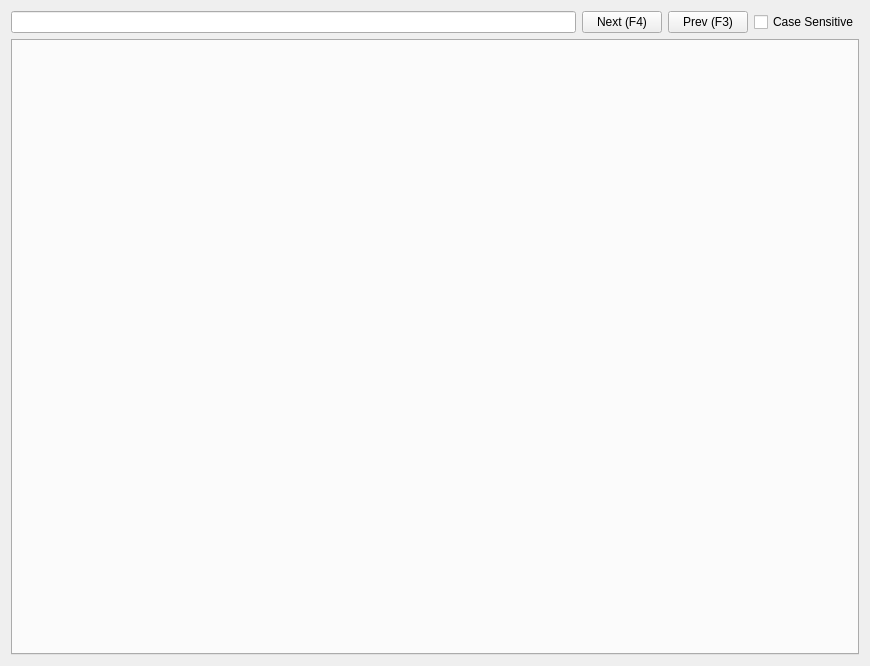
<?xml version="1.0" encoding="UTF-8"?>
<ui version="4.0">
 <class>SourceViewer</class>
 <widget class="QWidget" name="SourceViewer">
  <property name="windowModality">
   <enum>Qt::NonModal</enum>
  </property>
  <property name="geometry">
   <rect>
    <x>0</x>
    <y>0</y>
    <width>870</width>
    <height>666</height>
   </rect>
  </property>
  <property name="windowTitle">
   <string>sourceviewer</string>
  </property>
  <layout class="QVBoxLayout" name="verticalLayout_2">
   <item>
    <layout class="QVBoxLayout" name="verticalLayout">
     <item>
      <layout class="QHBoxLayout" name="horizontalLayout">
       <item>
        <widget class="QLineEdit" name="searchText"/>
       </item>
       <item>
        <widget class="QPushButton" name="nextBtn">
         <property name="text">
          <string>Next (F4)</string>
         </property>
        </widget>
       </item>
       <item>
        <widget class="QPushButton" name="prevBtn">
         <property name="text">
          <string>Prev (F3)</string>
         </property>
        </widget>
       </item>
       <item>
        <widget class="QCheckBox" name="caseSensitiveCheck">
         <property name="text">
          <string>Case Sensitive</string>
         </property>
        </widget>
       </item>
      </layout>
     </item>
     <item>
      <widget class="QTabWidget" name="tabWidget">
       <property name="currentIndex">
        <number>-1</number>
       </property>
      </widget>
     </item>
    </layout>
   </item>
  </layout>
 </widget>
 <layoutdefault spacing="6" margin="11"/>
 <resources/>
 <connections>
  <connection>
   <sender>nextBtn</sender>
   <signal>clicked()</signal>
   <receiver>SourceViewer</receiver>
   <slot>onClickedSearchNext()</slot>
   <hints>
    <hint type="sourcelabel">
     <x>494</x>
     <y>22</y>
    </hint>
    <hint type="destinationlabel">
     <x>328</x>
     <y>240</y>
    </hint>
   </hints>
  </connection>
  <connection>
   <sender>prevBtn</sender>
   <signal>clicked()</signal>
   <receiver>SourceViewer</receiver>
   <slot>onClickedSearchPrev()</slot>
   <hints>
    <hint type="sourcelabel">
     <x>413</x>
     <y>22</y>
    </hint>
    <hint type="destinationlabel">
     <x>328</x>
     <y>240</y>
    </hint>
   </hints>
  </connection>
  <connection>
   <sender>searchText</sender>
   <signal>textChanged(QString)</signal>
   <receiver>SourceViewer</receiver>
   <slot>onChangedSearchText(QString)</slot>
   <hints>
    <hint type="sourcelabel">
     <x>190</x>
     <y>21</y>
    </hint>
    <hint type="destinationlabel">
     <x>328</x>
     <y>240</y>
    </hint>
   </hints>
  </connection>
  <connection>
   <sender>caseSensitiveCheck</sender>
   <signal>clicked(bool)</signal>
   <receiver>SourceViewer</receiver>
   <slot>onClickedCaseSensitive(bool)</slot>
   <hints>
    <hint type="sourcelabel">
     <x>591</x>
     <y>21</y>
    </hint>
    <hint type="destinationlabel">
     <x>328</x>
     <y>240</y>
    </hint>
   </hints>
  </connection>
 </connections>
 <slots>
  <slot>onClickedSearchPrev()</slot>
  <slot>onClickedSearchNext()</slot>
  <slot>onClickedCaseSensitive(bool)</slot>
  <slot>onChangedSearchText(QString)</slot>
 </slots>
</ui>
